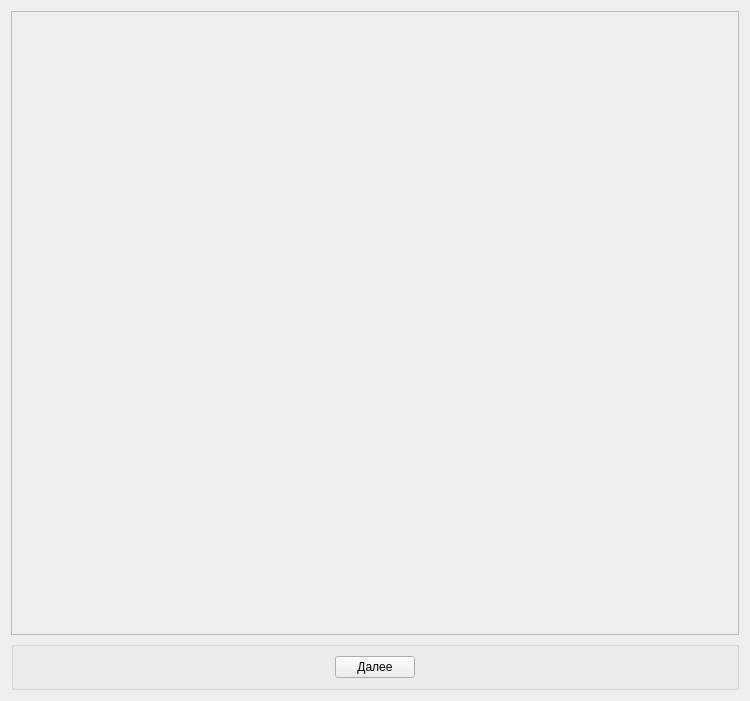
<?xml version="1.0" encoding="UTF-8"?>
<ui version="4.0">
 <class>examPairs</class>
 <widget class="QWidget" name="examPairs">
  <property name="geometry">
   <rect>
    <x>0</x>
    <y>0</y>
    <width>750</width>
    <height>701</height>
   </rect>
  </property>
  <property name="minimumSize">
   <size>
    <width>750</width>
    <height>0</height>
   </size>
  </property>
  <property name="windowTitle">
   <string>Form</string>
  </property>
  <layout class="QVBoxLayout" name="verticalLayout_2">
   <item>
    <widget class="QScrollArea" name="scrollArea">
     <property name="widgetResizable">
      <bool>true</bool>
     </property>
     <widget class="QWidget" name="scrollAreaWidgetContents">
      <property name="geometry">
       <rect>
        <x>0</x>
        <y>0</y>
        <width>730</width>
        <height>630</height>
       </rect>
      </property>
      <property name="sizePolicy">
       <sizepolicy hsizetype="Ignored" vsizetype="Preferred">
        <horstretch>0</horstretch>
        <verstretch>0</verstretch>
       </sizepolicy>
      </property>
      <layout class="QHBoxLayout" name="horizontalLayout">
       <item>
        <layout class="QVBoxLayout" name="verticalLayout"/>
       </item>
      </layout>
     </widget>
    </widget>
   </item>
   <item>
    <widget class="QGroupBox" name="groupBox">
     <property name="sizePolicy">
      <sizepolicy hsizetype="Minimum" vsizetype="Minimum">
       <horstretch>0</horstretch>
       <verstretch>0</verstretch>
      </sizepolicy>
     </property>
     <property name="maximumSize">
      <size>
       <width>16777215</width>
       <height>50</height>
      </size>
     </property>
     <property name="title">
      <string/>
     </property>
     <layout class="QHBoxLayout" name="horizontalLayout_8">
      <item>
       <layout class="QHBoxLayout" name="horizontalLayout_7">
        <item>
         <spacer name="horizontalSpacer">
          <property name="orientation">
           <enum>Qt::Horizontal</enum>
          </property>
          <property name="sizeHint" stdset="0">
           <size>
            <width>40</width>
            <height>20</height>
           </size>
          </property>
         </spacer>
        </item>
        <item>
         <widget class="QPushButton" name="nextButton">
          <property name="text">
           <string>Далее</string>
          </property>
         </widget>
        </item>
        <item>
         <spacer name="horizontalSpacer_2">
          <property name="orientation">
           <enum>Qt::Horizontal</enum>
          </property>
          <property name="sizeHint" stdset="0">
           <size>
            <width>40</width>
            <height>20</height>
           </size>
          </property>
         </spacer>
        </item>
       </layout>
      </item>
     </layout>
    </widget>
   </item>
  </layout>
 </widget>
 <resources/>
 <connections/>
</ui>
